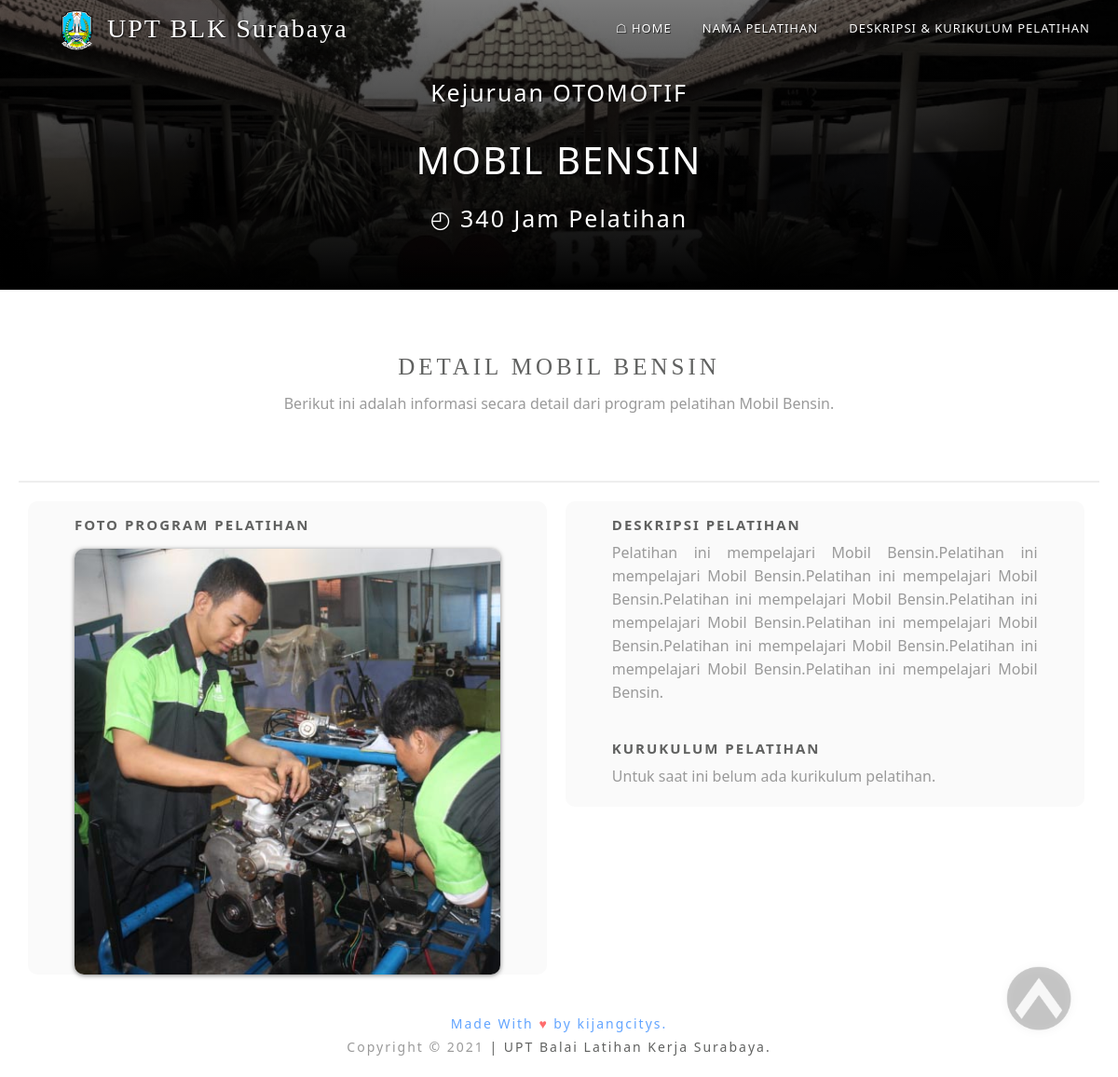
Screenshot of /detailPelatihan.php?id_pelatihan=2 with the database file from the repository.
### tables this page shows
CREATE TABLE `program_pelatihan` (
  `id_program_pelatihan` int(10) UNSIGNED NOT NULL,
  `id_kategori` int(10) UNSIGNED NOT NULL,
  `gambar_1` varchar(100) NOT NULL,
  `gambar_2` varchar(100) NOT NULL,
  `gambar_3` varchar(100) NOT NULL,
  `nama_pelatihan` varchar(200) NOT NULL,
  `total_jam` int(10) UNSIGNED NOT NULL,
  `deskripsi` varchar(100) NOT NULL,
  `deskripsi_pelatihan` varchar(750) NOT NULL
);

CREATE TABLE `kategori_pelatihan` (
  `id_kategori` int(10) UNSIGNED NOT NULL,
  `nama_kategori` varchar(100) NOT NULL
);

### detailPelatihan.php (the view, shortened to what this page needs)
<?php
  require "config.php";
    $id_program_pelatihan = $_GET["id_pelatihan"];
  $queryAmbilProgPelDetail = "SELECT * FROM program_pelatihan JOIN kategori_pelatihan ON(program_pelatihan.id_kategori = kategori_pelatihan.id_kategori) WHERE id_program_pelatihan = '$id_program_pelatihan'";
  $objekAmbilProgPelDetail = mysqli_query($conn, $queryAmbilProgPelDetail);
  $progPel = mysqli_fetch_assoc($objekAmbilProgPelDetail);
?>
<!DOCTYPE html>
<html lang="en">
  <head>
    <link rel="stylesheet" href="css/reset.css" />
    <link rel="stylesheet" href="css/style.css" />
  </head>
  <body id="home">
    <nav id="navbar">
      <div class="topnav">
        <div class="wadah-header"><img src="img/Logo-jatim.png" alt="logo-upt" />
        <span class="nama-logo">UPT BLK Surabaya</span></div>
        <div class="float-right">
          <a href="index.php">&#9750; HOME</a>
          <a href="#nama-pelatihan">NAMA PELATIHAN</a>
          <a href="#deskripsi">DESKRIPSI & KURIKULUM PELATIHAN</a>
        </div>
      </div>
    </nav>
    <section id="jumbotron" class="jumbotron jumbotron-fluid" style="height: 200px; filter: grayscale(80%);">
      <div class="container" style="top: -140px;">
        <p class="jumbotron-p1">Kejuruan <span><?= $progPel["nama_kategori"]; ?></span></p>
        <p class="jumbotron-p2"><span><?= strtoupper($progPel["nama_pelatihan"]); ?></span></p>
        <p class="jumbotron-p1" style="margin-top: 30px;">&#9716; <?= $progPel["total_jam"]; ?> Jam Pelatihan</p>
      </div>
    </section>
    <section id="pendaftaran-pelatihan">
      <div class="container">
        <div class="pendaftaran-judul" id="nama-pelatihan">
          <h1>DETAIL <?= strtoupper($progPel["nama_pelatihan"]); ?></h1>
          <p>Berikut ini adalah informasi secara detail dari program pelatihan <?= $progPel["nama_pelatihan"]; ?>.</p>
        </div>
        <div class="pendaftaran-content">
          <div class="pendaftaran-content-kiri">
            <h3 style="margin-bottom: 18px;">Foto Program Pelatihan</h3>
            <div id="slider-profil" style="border-radius: 10px;">
            <figure>
                <img src="img/programPelatihan/<?= $progPel["gambar_1"]; ?>"/>
            </figure>
            </div>
          </div>
          <div class="pendaftaran-content-kanan" id="deskripsi">
            <div class="alur-pendaftaran-offline">
              <h3>Deskripsi Pelatihan</h3>
              <p><?= $progPel["deskripsi_pelatihan"]; ?></p>
            </div>
            <div class="alur-pendaftaran-online">
              <h3>Kurukulum Pelatihan</h3>
              <p style="margin-bottom: 20px;">Untuk saat ini belum ada kurikulum pelatihan.</p>
            </div>
          </div>
        </div>
      </div>
    </section>
    <section id="back-to-top">
      <a href="#home">
        <img src="img/icon/back to top.png"   alt="back-to-top-nich">
      </a>
    </section>
    <footer id="footer">
      <div class="container">
        <div class="made-with">
          <p>
            Made With <span>&hearts;</span> by kijangcitys.
          </p>
        </div>
        <p>
          <span>Copyright &copy; 2021</span> | UPT Balai Latihan Kerja Surabaya.
        </p>
      </div>
    </footer>
  </body>
</html>

### rows the page displays
program_pelatihan: id_kategori.nama_kategori "OTOMOTIF", nama_pelatihan "MOBIL BENSIN", total_jam "340", nama_pelatihan "Mobil Bensin", gambar_1 (picture), deskripsi_pelatihan "Pelatihan ini mempelajari Mobil Bensin.Pelatihan ini mempelajari Mobil Bensin.Pelatihan ini mempelajari Mobil Bensin.Pelatihan ini mempelajari Mobil Bensin.Pelatihan ini mempelajari Mobil Bensin.Pelatihan ini mempelajari Mobil Bensin.Pelatihan ini mempelajari Mobil Bensin.Pelatihan ini mempelajari Mobil Bensin.Pelatihan ini mempelajari Mobil Bensin."
